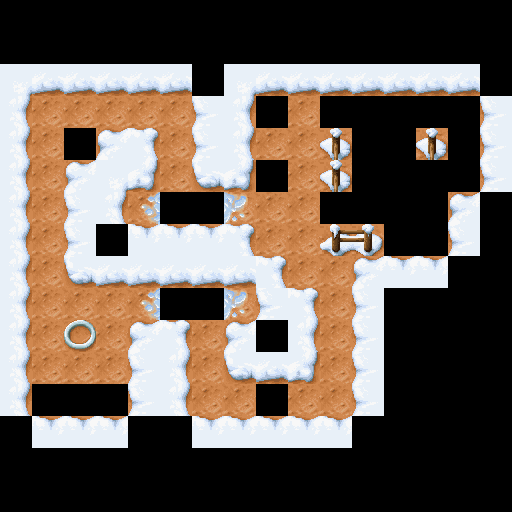

Below is a game level as drawn by its tile map, then a one-line description and the .tmx that defines it (tile-layer data replaced by summaries):
An orthogonal 16x16 tile map with 32x32 px tiles, 2 tile layers (Ground, Wall) and 30 objects (11x Star, 10x Trap, 4x Ice, 2x Cube, Diamond, ...).

<map version="1.10" tiledversion="1.10.2" orientation="orthogonal" renderorder="right-down" width="16" height="16" tilewidth="32" tileheight="32" infinite="0" nextlayerid="67" nextobjectid="247">
 <tileset firstgid="1" name="tileset" tilewidth="32" tileheight="32" tilecount="64" columns="8">
  <image source="tileset.png" width="256" height="256" />
 </tileset>
 <layer id="53" name="Ground" width="16" height="16">
  <data>[256 cells, 48 non-empty, 5 distinct tile ids]</data>
 </layer>
 <objectgroup id="64" name="Traps">
  <object id="220" name="Trap" gid="31" x="320" y="128" width="32" height="32">
   <properties>
    <property name="CollisionType" value="Passive" />
   </properties>
  </object>
  <object id="221" name="Trap" gid="31" x="384" y="128" width="32" height="32">
   <properties>
    <property name="CollisionType" value="Passive" />
   </properties>
  </object>
  <object id="222" name="Trap" gid="31" x="448" y="128" width="32" height="32">
   <properties>
    <property name="CollisionType" value="Passive" />
   </properties>
  </object>
  <object id="223" name="Trap" gid="31" x="448" y="192" width="32" height="32">
   <properties>
    <property name="CollisionType" value="Passive" />
   </properties>
  </object>
  <object id="224" name="Trap" gid="31" x="416" y="224" width="32" height="32">
   <properties>
    <property name="CollisionType" value="Passive" />
   </properties>
  </object>
  <object id="225" name="Trap" gid="31" x="384" y="192" width="32" height="32">
   <properties>
    <property name="CollisionType" value="Passive" />
   </properties>
  </object>
  <object id="226" name="Trap" gid="31" x="320" y="224" width="32" height="32">
   <properties>
    <property name="CollisionType" value="Passive" />
   </properties>
  </object>
  <object id="227" name="Trap" gid="31" x="352" y="224" width="32" height="32">
   <properties>
    <property name="CollisionType" value="Passive" />
   </properties>
  </object>
  <object id="228" name="Trap" gid="31" x="384" y="256" width="32" height="32">
   <properties>
    <property name="CollisionType" value="Passive" />
   </properties>
  </object>
  <object id="229" name="Trap" gid="31" x="352" y="160" width="32" height="32">
   <properties>
    <property name="CollisionType" value="Passive" />
   </properties>
  </object>
 </objectgroup>
 <objectgroup id="65" name="Stars">
  <object id="230" name="Star" gid="20" x="416" y="128" width="32" height="32">
   <properties>
    <property name="CollisionType" value="Passive" />
   </properties>
  </object>
  <object id="231" name="Star" gid="20" x="352" y="128" width="32" height="32">
   <properties>
    <property name="CollisionType" value="Passive" />
   </properties>
  </object>
  <object id="232" name="Star" gid="20" x="448" y="160" width="32" height="32">
   <properties>
    <property name="CollisionType" value="Passive" />
   </properties>
  </object>
  <object id="233" name="Star" gid="20" x="416" y="192" width="32" height="32">
   <properties>
    <property name="CollisionType" value="Passive" />
   </properties>
  </object>
  <object id="234" name="Star" gid="20" x="384" y="160" width="32" height="32">
   <properties>
    <property name="CollisionType" value="Passive" />
   </properties>
  </object>
  <object id="235" name="Star" gid="20" x="352" y="192" width="32" height="32">
   <properties>
    <property name="CollisionType" value="Passive" />
   </properties>
  </object>
  <object id="236" name="Star" gid="20" x="384" y="224" width="32" height="32">
   <properties>
    <property name="CollisionType" value="Passive" />
   </properties>
  </object>
  <object id="237" name="Star" gid="20" x="416" y="256" width="32" height="32">
   <properties>
    <property name="CollisionType" value="Passive" />
   </properties>
  </object>
  <object id="244" name="Star" gid="20" x="32" y="416" width="32" height="32">
   <properties>
    <property name="CollisionType" value="Passive" />
   </properties>
  </object>
  <object id="245" name="Star" gid="20" x="64" y="416" width="32" height="32">
   <properties>
    <property name="CollisionType" value="Passive" />
   </properties>
  </object>
  <object id="246" name="Star" gid="20" x="96" y="416" width="32" height="32">
   <properties>
    <property name="CollisionType" value="Passive" />
   </properties>
  </object>
 </objectgroup>
 <objectgroup id="60" name="Diamonds">
  <object id="212" name="Diamond" gid="53" x="256" y="128" width="32" height="32">
   <properties>
    <property name="CollisionType" value="Passive" />
    <property name="LaserDir" value="2" />
   </properties>
  </object>
 </objectgroup>
 <objectgroup id="61" name="Cubes">
  <object id="213" name="Cube" gid="60" x="256" y="192" width="32" height="32" />
  <object id="238" name="Cube" gid="60" x="256" y="416" width="32" height="32" />
 </objectgroup>
 <objectgroup id="62" name="Ice">
  <object id="216" name="Ice" gid="39" x="192" y="224" width="32" height="32">
   <properties>
    <property name="CollisionType" value="Passive" />
   </properties>
  </object>
  <object id="217" name="Ice" gid="39" x="160" y="224" width="32" height="32">
   <properties>
    <property name="CollisionType" value="Passive" />
   </properties>
  </object>
  <object id="239" name="Ice" gid="39" x="192" y="320" width="32" height="32">
   <properties>
    <property name="CollisionType" value="Passive" />
   </properties>
  </object>
  <object id="240" name="Ice" gid="39" x="160" y="320" width="32" height="32">
   <properties>
    <property name="CollisionType" value="Passive" />
   </properties>
  </object>
 </objectgroup>
 <objectgroup id="66" name="Camera">
  <object id="242" name="Start" x="80" y="336">
   <point />
  </object>
 </objectgroup>
 <objectgroup id="57" name="Camera" />
 <objectgroup id="58" name="Слой объектов 3" />
 <layer id="59" name="Wall" width="16" height="16">
  <data>[256 cells, 84 non-empty, 11 distinct tile ids]</data>
 </layer>
 <objectgroup id="63" name="Finish">
  <object id="219" name="Finish" gid="45" x="64" y="160" width="32" height="32" />
 </objectgroup>
</map>